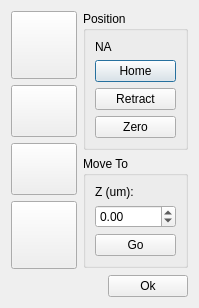
<?xml version="1.0" encoding="UTF-8"?>
<ui version="4.0">
 <class>Dialog</class>
 <widget class="QDialog" name="Dialog">
  <property name="geometry">
   <rect>
    <x>0</x>
    <y>0</y>
    <width>162</width>
    <height>298</height>
   </rect>
  </property>
  <property name="windowTitle">
   <string>Dialog</string>
  </property>
  <layout class="QVBoxLayout" name="verticalLayout_5">
   <item>
    <layout class="QHBoxLayout" name="horizontalLayout">
     <item>
      <layout class="QVBoxLayout" name="verticalLayout_2">
       <item>
        <widget class="QPushButton" name="upLButton">
         <property name="minimumSize">
          <size>
           <width>66</width>
           <height>68</height>
          </size>
         </property>
         <property name="maximumSize">
          <size>
           <width>66</width>
           <height>68</height>
          </size>
         </property>
         <property name="text">
          <string/>
         </property>
         <property name="iconSize">
          <size>
           <width>56</width>
           <height>56</height>
          </size>
         </property>
         <property name="autoDefault">
          <bool>false</bool>
         </property>
        </widget>
       </item>
       <item>
        <widget class="QPushButton" name="upSButton">
         <property name="minimumSize">
          <size>
           <width>66</width>
           <height>52</height>
          </size>
         </property>
         <property name="maximumSize">
          <size>
           <width>66</width>
           <height>52</height>
          </size>
         </property>
         <property name="text">
          <string/>
         </property>
         <property name="iconSize">
          <size>
           <width>56</width>
           <height>56</height>
          </size>
         </property>
         <property name="autoDefault">
          <bool>false</bool>
         </property>
        </widget>
       </item>
       <item>
        <widget class="QPushButton" name="downSButton">
         <property name="minimumSize">
          <size>
           <width>66</width>
           <height>52</height>
          </size>
         </property>
         <property name="maximumSize">
          <size>
           <width>66</width>
           <height>52</height>
          </size>
         </property>
         <property name="text">
          <string/>
         </property>
         <property name="iconSize">
          <size>
           <width>56</width>
           <height>56</height>
          </size>
         </property>
         <property name="autoDefault">
          <bool>false</bool>
         </property>
        </widget>
       </item>
       <item>
        <widget class="QPushButton" name="downLButton">
         <property name="minimumSize">
          <size>
           <width>66</width>
           <height>68</height>
          </size>
         </property>
         <property name="maximumSize">
          <size>
           <width>66</width>
           <height>68</height>
          </size>
         </property>
         <property name="text">
          <string/>
         </property>
         <property name="iconSize">
          <size>
           <width>56</width>
           <height>56</height>
          </size>
         </property>
         <property name="autoDefault">
          <bool>false</bool>
         </property>
        </widget>
       </item>
       <item>
        <spacer name="verticalSpacer_2">
         <property name="orientation">
          <enum>Qt::Vertical</enum>
         </property>
         <property name="sizeHint" stdset="0">
          <size>
           <width>20</width>
           <height>40</height>
          </size>
         </property>
        </spacer>
       </item>
      </layout>
     </item>
     <item>
      <layout class="QVBoxLayout" name="verticalLayout_4">
       <item>
        <widget class="QGroupBox" name="groupBox">
         <property name="title">
          <string>Position</string>
         </property>
         <layout class="QVBoxLayout" name="verticalLayout">
          <item>
           <widget class="QLabel" name="zPosLabel">
            <property name="text">
             <string>NA</string>
            </property>
           </widget>
          </item>
          <item>
           <widget class="QPushButton" name="homeButton">
            <property name="sizePolicy">
             <sizepolicy hsizetype="Minimum" vsizetype="Fixed">
              <horstretch>0</horstretch>
              <verstretch>0</verstretch>
             </sizepolicy>
            </property>
            <property name="text">
             <string>Home</string>
            </property>
           </widget>
          </item>
          <item>
           <widget class="QPushButton" name="retractButton">
            <property name="sizePolicy">
             <sizepolicy hsizetype="Minimum" vsizetype="Fixed">
              <horstretch>0</horstretch>
              <verstretch>0</verstretch>
             </sizepolicy>
            </property>
            <property name="text">
             <string>Retract</string>
            </property>
           </widget>
          </item>
          <item>
           <widget class="QPushButton" name="zeroButton">
            <property name="sizePolicy">
             <sizepolicy hsizetype="Minimum" vsizetype="Fixed">
              <horstretch>0</horstretch>
              <verstretch>0</verstretch>
             </sizepolicy>
            </property>
            <property name="text">
             <string>Zero</string>
            </property>
           </widget>
          </item>
         </layout>
        </widget>
       </item>
       <item>
        <widget class="QGroupBox" name="moveToGroupBox">
         <property name="title">
          <string>Move To</string>
         </property>
         <layout class="QVBoxLayout" name="verticalLayout_3">
          <item>
           <widget class="QLabel" name="goLabel">
            <property name="text">
             <string>Z (um):</string>
            </property>
           </widget>
          </item>
          <item>
           <widget class="QDoubleSpinBox" name="goSpinBox">
            <property name="minimum">
             <double>-10000.000000000000000</double>
            </property>
            <property name="maximum">
             <double>10000.000000000000000</double>
            </property>
            <property name="singleStep">
             <double>0.050000000000000</double>
            </property>
           </widget>
          </item>
          <item>
           <widget class="QPushButton" name="goButton">
            <property name="text">
             <string>Go</string>
            </property>
           </widget>
          </item>
         </layout>
        </widget>
       </item>
       <item>
        <spacer name="verticalSpacer">
         <property name="orientation">
          <enum>Qt::Vertical</enum>
         </property>
         <property name="sizeHint" stdset="0">
          <size>
           <width>17</width>
           <height>48</height>
          </size>
         </property>
        </spacer>
       </item>
      </layout>
     </item>
    </layout>
   </item>
   <item>
    <layout class="QHBoxLayout" name="horizontalLayout_2">
     <item>
      <spacer name="horizontalSpacer">
       <property name="orientation">
        <enum>Qt::Horizontal</enum>
       </property>
       <property name="sizeHint" stdset="0">
        <size>
         <width>40</width>
         <height>20</height>
        </size>
       </property>
      </spacer>
     </item>
     <item>
      <widget class="QPushButton" name="okButton">
       <property name="text">
        <string>Ok</string>
       </property>
      </widget>
     </item>
    </layout>
   </item>
  </layout>
 </widget>
 <resources/>
 <connections/>
</ui>
